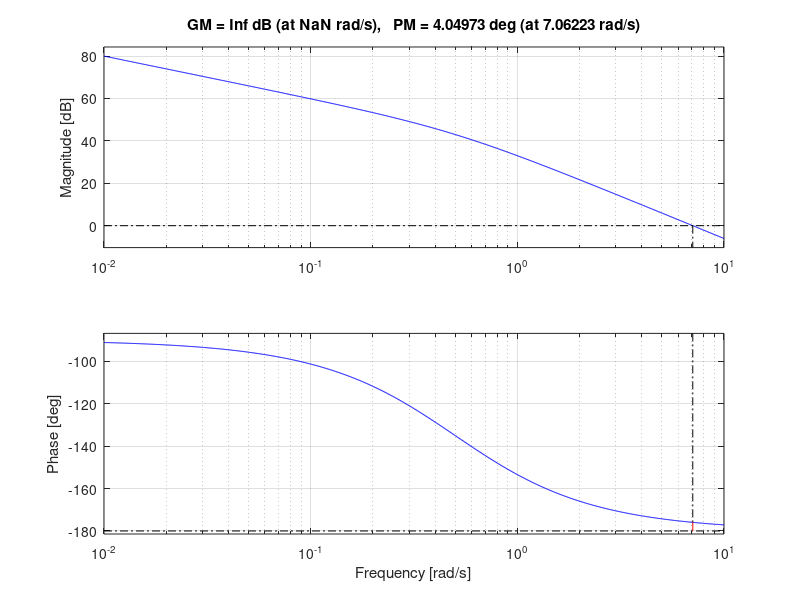

The MATLAB source for this figure: (Note: this script raises an error after producing the figure.)
clc,clear
s=tf('s');
%[text] This is your system's open loop transfer function. Replace as per your system design.
%[text] $G\\left(s\\right)=\\frac{1}{\\left(2s+1\\right)}${"editStyle":"visual"}
G= 1/(2*s+1);
%[text] Design the K to sarisfy the stready state error requirements and add integrator to ensure zero steady state error. Reduce the gain if compensator is not able to acheive the desired phase margin. In some case a compensator may not be sufficient to achive the desired phase margin, in that case both lead and lag compensator will be required.
K=100;
G=K*G*(1/s);
%[text] Find system margins without compensator,
margin(G)
% Display the gain and phase margins
[Gm, Pm, Wpc, Wgc] = margin(G);
fprintf('Gain Margin: %.2f dB at Frequency: %.2f rad/s\n', db(Gm), Wpc);
fprintf('Phase Margin: %.2f degrees at Frequency: %.2f rad/s\n', Pm, Wgc);
%%
i=1;
for phi_d = [30,40,45,50,55,60]
    phi_di(i,:)=phi_d;
    phi_m(i,:)=phi_d-Pm+2;
    alpha(i,:) = (1-sind(phi_m(i,:)))/(1+sind(phi_m(i,:)));
%[text] Automatic $\\omega\_d${"editStyle":"visual"}calculation
    alpha_attenuation = 10*log10(alpha(i,:));
    [mag,phase,wout] = bode (G,1e-2:0.01:Wgc*10);
    mag_db=mag2db(mag);
    [~,index] = min(abs(mag_db-alpha_attenuation));
    omega = wout(index);
%[text] Claculate the compensator time constat to place the additional phase at $\\omega\_{d\\;}${"editStyle":"visual"}frequency.
%[text] $\\tau =\\frac{1}{\\omega\_{d\\;} \\sqrt{\\alpha }}${"editStyle":"visual"}
    tau(i,:) = 1/(omega*sqrt(alpha(i,:)));
    
    C= (1+tau(i,:)*s)/(1+alpha(i,:)*tau(i,:)*s);
    figure(1)
    margin(G*C)
    hold on
%[text] The frequency response of the Designed Compensator
    figure(2)
    bode(C)
    hold on
    [gm(i,:),pm(i,:)] = margin(G*C);
    fprintf("Gain Margin = %0.2f, and Phase Margin = %0.2f \n",[db(gm(i,:)),pm(i,:)])
%[text] Step response of uncompensated closed loop system and compensated closed loop system with the desired phase margins.
    figure(3)
    subplot(2,1,1)
    [y,t]=step(feedback(G*C,1),3);
    plot(t,y)
    hold on
    subplot(2,1,2)
    plot(t,1-y)
    hold on
    i=i+1;
end
legendLabels = arrayfun(@(x) sprintf('\\phi= %.2f', x), pm, 'UniformOutput', false);
[y,t]=step(feedback(G,1),3);
figure(1),legend(legendLabels,Location="bestoutside");

figure(2),legend(legendLabels,Location="bestoutside");
figure(3),subplot(2,1,1), plot(t,y), title("Step Response")
figure(3),subplot(2,1,2), plot(t,1-y),title("Error Plot")
figure(3),subplot(2,1,1)
legendLabels{end+1}='Uncompensated';
legend(legendLabels,Location="northeast")

hold off
%%
PM_uncomensated = ones(size(phi_di))*Pm;
tab=table(phi_di,PM_uncomensated,pm,alpha,tau, ...
    'VariableNames',["PM (Desired)","PM (Actual)", 'PM (Compensated)', "alpha","tau"])


%[appendix]{"version":"1.0"}
%---
%[metadata:styles]
%   data: {"normal":{"fontFamily":"Times"}}
%---
%[metadata:view]
%   data: {"layout":"inline","rightPanelPercent":40}
%---
